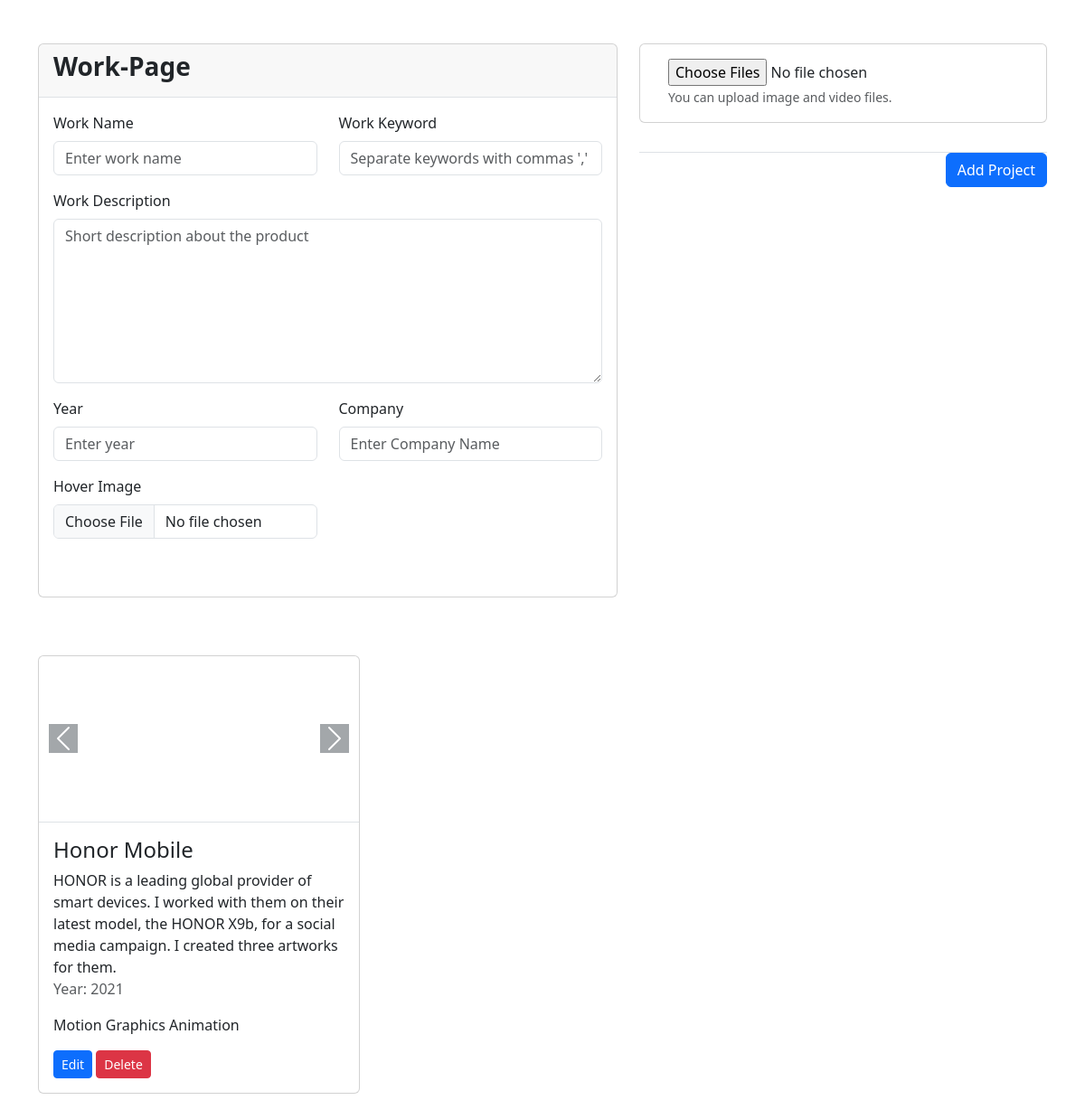
Page /adminpanel/work/ (signed in) on the committed database.
### adminpanel/models.py (models this page shows, shortened)
class WorkpageProject(models.Model):
    project_name = models.CharField(max_length=255)
    keyword = models.CharField(max_length=255)
    description = models.TextField()
    hover_img = models.ImageField(upload_to='profile_images/', blank=True, null=True)
    year = models.PositiveIntegerField(blank=True, null=True)
    company = models.CharField(blank=True, null=True,max_length=255)
    created_at = models.DateTimeField(auto_now_add=True)

### adminpanel/views.py (the view, shortened to what this page needs)
# urls.py: path('work/', views.work, name='work'),
@login_required
def work(request):
    projects = WorkpageProject.objects.all().prefetch_related('files')
    for project in projects:
        project.keywords_list = [keyword.strip() for keyword in project.keyword.split(',')] if project.keyword else []
        project.files_data = [
            {
                'id': file.id,
                'url': file.file.url if file.file else '',
                'is_video': file.file.name.endswith('.mp4') if file.file else False
            }
            for file in project.files.all()
        ]
    context = {
        'projects': projects
    }
    return render(request, 'adminpanel/work.html', context)

### templates/adminpanel/work.html (shortened to what this page needs)
{% load static %}
<!DOCTYPE html>
<html lang="en">
  <head>
    <link
      href="https://cdn.jsdelivr.net/npm/bootstrap@4.4.1/dist/css/bootstrap.min.css"
      rel="stylesheet"
    />
    <link rel="stylesheet" href="{% static 'css/adminhome.css' %}" />
    <link href="https://cdn.jsdelivr.net/npm/bootstrap-icons/font/bootstrap-icons.css" rel="stylesheet">
    <link rel="stylesheet" href="https://cdnjs.cloudflare.com/ajax/libs/font-awesome/6.0.0-beta3/css/all.min.css">
    <link rel="stylesheet" href="https://cdnjs.cloudflare.com/ajax/libs/bootstrap-icons/1.5.0/font/bootstrap-icons.min.css">
  </head>
  <body>
    <section>
      <div class="container mt-5">
        <form
          action="{% url 'adminpanel:work' %}"
          method="post"
          class="dropzone"
          id="myAwesomeDropzone"
          data-plugin="dropzone"
          data-previews-container="#file-previews"
          data-upload-preview-template="#uploadPreviewTemplate"
          enctype="multipart/form-data"
          >
          <div class="row">
            <div class="col-lg-7">
              <div class="card">
                <div class="card-header border-bottom border-dashed">
                  <h4 class="card-title">Work-Page</h4>
                </div>
                <div class="card-body">
                  <div class="row">
                    <div class="col-lg-6">
                      <div class="mb-3">
                        <label for="productName" class="form-label"
                          >Work Name</label
                        >
                        <input
                          type="text"
                          class="form-control"
                          id="productName"
                          name="projectName"
                          placeholder="Enter work name"
                          required
                        />
                      </div>
                    </div>
                    <div class="col-lg-6">
                      <div class="mb-3">
                        <label for="skuId" class="form-label"
                          >Work Keyword</label
                        >
                        <input
                          type="text"
                          class="form-control"
                          id="skuId"
                          name="keyword"
                          placeholder="Separate keywords with commas ','"
                        />
                      </div>
                    </div>
                    <div class="col-lg-12">
                      <div class="mb-3">
                        <label for="description" class="form-label"
                          >Work Description</label
                        >
                        <textarea
                          class="form-control"
                          id="description"
                          name="description"
                          rows="7"
                          placeholder="Short description about the product"
                          required
                        ></textarea>
                      </div>
                    </div>
                    <div class="col-lg-6">
                      <div class="mb-3">
                        <label for="year" class="form-label">Year</label>
                        <input
                          type="number"
                          class="form-control"
                          id="year"
                          name="year"
                          placeholder="Enter year"
                        />
                      </div>
                    </div>
                    <div class="col-lg-6">
                      <div class="mb-3">
                          <label for="company" class="form-label">Company</label>
                          <input type="text" class="form-control" id="Company" name="company" placeholder="Enter Company Name" />
                      </div>
                  </div>
                    <div class="col-lg-6">
                      <div class="mb-3">
                        <label for="image" class="form-label">Hover Image</label>
                        <input
                          type="file"
                          class="form-control"
                          id="file"
                          name="image"
                        />
                      </div>
                    </div>
                  </div>
                </div>
              </div>
            </div>
            <div class="col-lg-5">
              <div class="card">
                  <div class="card-body">
                      <div class="col-12">
                          <input type="file" name="my_files" class="form-control-file" id="fileInput" accept="image/*,video/*" multiple required />
                          <small class="text-muted">You can upload image and video files.</small>
                      </div>
                  </div>
              </div>
              <div class="card-footer border-top border-dashed text-end">
                  <button type="submit" name="submit" class="btn btn-primary">
                      Add Project
                  </button>
              </div>
          </div>
          </div>
        </form>
<div class="row mt-4">
  {% for project in projects %}
  <div class="col-xxl-3 col-xl-4 col-md-6">
    <div class="card">
      {% if project.files_data %}
      <div id="carousel{{ project.id }}" class="carousel slide" data-bs-ride="carousel">
        <div class="carousel-inner">
          {% for file in project.files_data %}
            <div class="carousel-item {% if forloop.first %}active{% endif %}">
              {% if file.is_video %}
                <video class="mx-auto img-fluid" width="300" autoplay loop muted>
                  <source src="{{ file.url }}" type="video/mp4" />
                </video>
              {% else %}
                <img src="{{ file.url }}" class="img-fluid" alt="File" width="300" />
              {% endif %}
            </div>
          {% endfor %}
        </div>
        <button class="carousel-control-prev" type="button" data-bs-target="#carousel{{ project.id }}" data-bs-slide="prev">
          <span class="carousel-control-prev-icon" aria-hidden="true"></span>
        </button>
        <button class="carousel-control-next" type="button" data-bs-target="#carousel{{ project.id }}" data-bs-slide="next">
          <span class="carousel-control-next-icon" aria-hidden="true"></span>
        </button>
      </div>
      {% endif %}
      <div class="card-body border-top border-dashed">
        <h4 class="fw-medium text-dark">{{ project.project_name }}</h4>
        <p class="mb-0 mt-2">{{ project.description }}</p>
        <p class="text-muted">Year: {{ project.year }}</p>
        <div class="keyword-container mt-2">
          {% if project.keywords_list %}
            {% for keyword in project.keywords_list %}
              <span class="keyword-tag">{{ keyword }}</span>
            {% endfor %}
          {% else %}
            <span>No keywords available</span>
          {% endif %}
        </div>
        <div class="mt-3">
          <button type="button" class="btn btn-primary btn-sm" data-bs-toggle="modal" data-bs-target="#editModal{{ project.id }}">
            Edit
          </button>
          <button type="button" class="btn btn-danger btn-sm" data-bs-toggle="modal" data-bs-target="#deleteModal{{ project.id }}">
            Delete
          </button>
        </div>
      </div>
    </div>
  </div>
</div>
          {% endfor %}
      </div>
    </section>
    <link href="https://cdn.jsdelivr.net/npm/bootstrap@5.3.0/dist/css/bootstrap.min.css" rel="stylesheet">
  </body>
</html>

### static/css/adminhome.css (style rules this page uses)
body { background-color: #f8f9fa; font-family: 'Arial', sans-serif; overflow-x: hidden; }
.card-body { padding: 1.5rem; }
.card-title { font-size: 1.75rem; font-weight: bold; }
form .row { margin-bottom: 2rem; }
.card { margin-bottom: 2rem; }
.card-footer { background-color: #f1f3f5; padding: 1rem; border-top: 1px solid #dee2e6; }
.carousel-item { text-align: center; }
.carousel-inner img, .carousel-inner video { width: 100%; height: auto; max-width: 100%; }
.carousel-control-prev-icon, .carousel-control-next-icon { background-color: #495057; }

### rows in the picture
WorkpageProject: project_name "Honor Mobile", description "HONOR is a leading global provider of smart devices. I worked with them on their latest model, the HONOR X9b, for a social media campaign. I created three artworks for them.", year "2021", keywords_list "Motion Graphics" "Animation"
